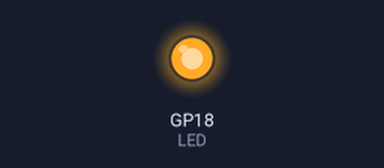
Bench run of a program on a simulated Raspberry Pi Pico running MicroPython. Shown: output pins drawn as LEDs (lit = HIGH). At 4.0 s the program stops and its outputs stay as they are.

Above: at 0.1 s.
At 2.1 s:
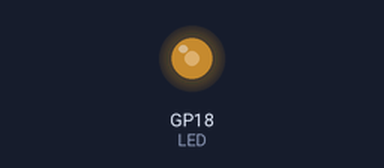
At 4.1 s:
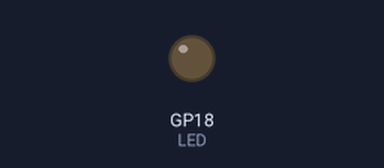
Timing chart, 0 to 5.5 s (numbered marks = the images above):
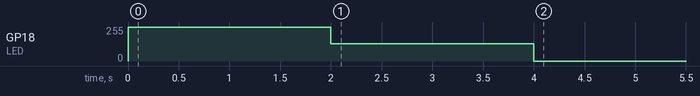

The program:

7_1_led_PWM.py
```python
"""
MICROPYTHON EN PROYECTOS
Beatriz Padín / Adriana Dapena
Capítulo 7: Rojo, verde y azul
---------------------------------------
Se enciende un led usando PWM.
"""

from machine import Pin, PWM
from time import sleep

# Led en el GPIO18
# Se activa la señal PWM
LED = PWM(Pin(18), freq=5000)

# Se enciende el led con una intensidad del 100%
LED.duty_u16(65535)
sleep(2)

# Se pone la intensidad al 50%
LED.duty_u16(32768)
sleep(2)

# Se apaga el led
LED.duty_u16(0)

# Se desactiva la señal PWM
LED.deinit()
```

Measured:
- by itself, GP18 (LED): 0/255 → 255/255 at 0.00 s, → 128/255 2.0 s later, → 0/255 2.0 s later
